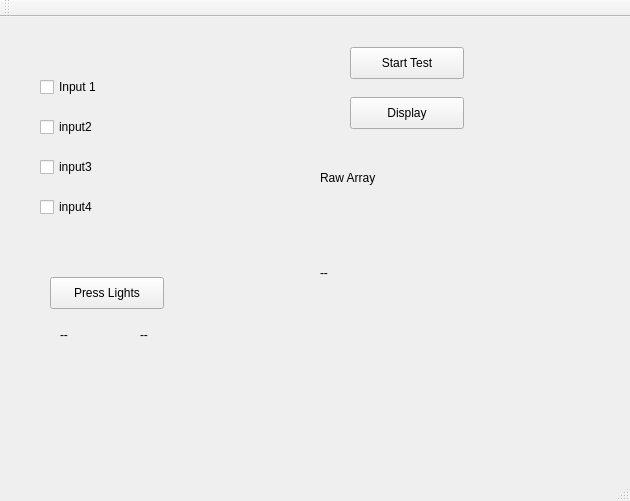
<?xml version="1.0" encoding="UTF-8"?>
<ui version="4.0">
 <class>MainWindow</class>
 <widget class="QMainWindow" name="MainWindow">
  <property name="geometry">
   <rect>
    <x>0</x>
    <y>0</y>
    <width>630</width>
    <height>501</height>
   </rect>
  </property>
  <property name="windowTitle">
   <string>MainWindow</string>
  </property>
  <widget class="QWidget" name="centralWidget">
   <widget class="QPushButton" name="pushButton">
    <property name="geometry">
     <rect>
      <x>350</x>
      <y>30</y>
      <width>114</width>
      <height>32</height>
     </rect>
    </property>
    <property name="text">
     <string>Start Test</string>
    </property>
   </widget>
   <widget class="QPushButton" name="pushButton_2">
    <property name="geometry">
     <rect>
      <x>350</x>
      <y>80</y>
      <width>114</width>
      <height>32</height>
     </rect>
    </property>
    <property name="text">
     <string>Display</string>
    </property>
   </widget>
   <widget class="QCheckBox" name="check1">
    <property name="geometry">
     <rect>
      <x>40</x>
      <y>60</y>
      <width>87</width>
      <height>20</height>
     </rect>
    </property>
    <property name="text">
     <string>Input 1</string>
    </property>
   </widget>
   <widget class="QCheckBox" name="check2">
    <property name="geometry">
     <rect>
      <x>40</x>
      <y>100</y>
      <width>87</width>
      <height>20</height>
     </rect>
    </property>
    <property name="text">
     <string>input2</string>
    </property>
   </widget>
   <widget class="QCheckBox" name="check3">
    <property name="geometry">
     <rect>
      <x>40</x>
      <y>140</y>
      <width>87</width>
      <height>20</height>
     </rect>
    </property>
    <property name="text">
     <string>input3</string>
    </property>
   </widget>
   <widget class="QCheckBox" name="check4">
    <property name="geometry">
     <rect>
      <x>40</x>
      <y>180</y>
      <width>87</width>
      <height>20</height>
     </rect>
    </property>
    <property name="text">
     <string>input4</string>
    </property>
   </widget>
   <widget class="QLabel" name="label">
    <property name="geometry">
     <rect>
      <x>320</x>
      <y>150</y>
      <width>81</width>
      <height>21</height>
     </rect>
    </property>
    <property name="text">
     <string>Raw Array</string>
    </property>
   </widget>
   <widget class="QLabel" name="outList">
    <property name="geometry">
     <rect>
      <x>320</x>
      <y>180</y>
      <width>141</width>
      <height>151</height>
     </rect>
    </property>
    <property name="text">
     <string>--</string>
    </property>
   </widget>
   <widget class="QPushButton" name="pressLights">
    <property name="geometry">
     <rect>
      <x>50</x>
      <y>260</y>
      <width>114</width>
      <height>32</height>
     </rect>
    </property>
    <property name="text">
     <string>Press Lights</string>
    </property>
   </widget>
   <widget class="QLabel" name="label_2">
    <property name="geometry">
     <rect>
      <x>60</x>
      <y>310</y>
      <width>62</width>
      <height>16</height>
     </rect>
    </property>
    <property name="text">
     <string>--</string>
    </property>
   </widget>
   <widget class="QLabel" name="label_3">
    <property name="geometry">
     <rect>
      <x>140</x>
      <y>310</y>
      <width>62</width>
      <height>16</height>
     </rect>
    </property>
    <property name="text">
     <string>--</string>
    </property>
   </widget>
  </widget>
  <widget class="QMenuBar" name="menuBar">
   <property name="geometry">
    <rect>
     <x>0</x>
     <y>0</y>
     <width>630</width>
     <height>22</height>
    </rect>
   </property>
  </widget>
  <widget class="QToolBar" name="mainToolBar">
   <attribute name="toolBarArea">
    <enum>TopToolBarArea</enum>
   </attribute>
   <attribute name="toolBarBreak">
    <bool>false</bool>
   </attribute>
  </widget>
  <widget class="QStatusBar" name="statusBar"/>
 </widget>
 <layoutdefault spacing="6" margin="11"/>
 <resources/>
 <connections/>
</ui>
